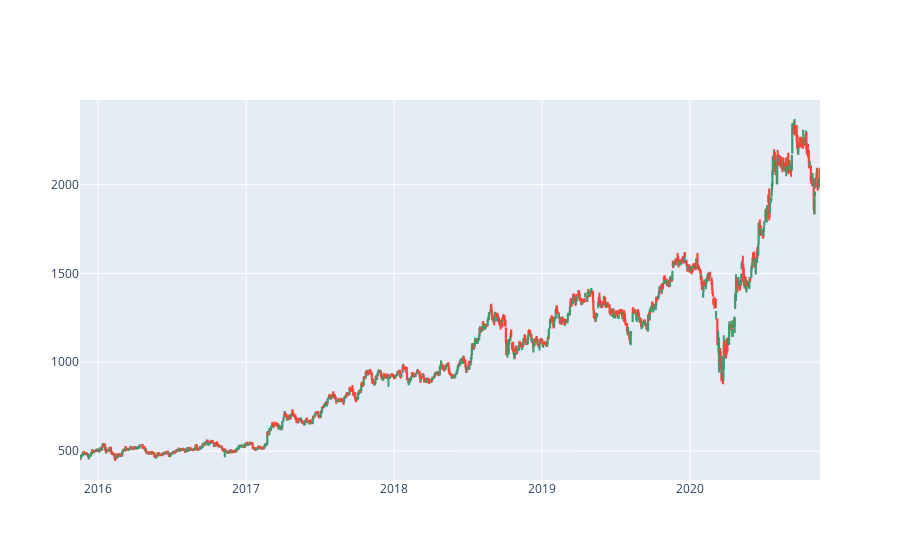

Notebook code for this chart:
### Code cell
import plotly.graph_objects as go

fig = go.Figure(
    data=[
        go.Candlestick(x=df['Date'], open=df['Open'], high=df['High'], low=df['Low'], close=df['Close'])
    ]
)
fig.update_layout(
    xaxis_rangeslider_visible=False
)
fig.show()

### Figure 1 — Plotly figure (JSON) as saved in the notebook; plotly's stock layout.template omitted (floating-point values rounded to 4 significant figures; data arrays with more than 128 entries replaced by an {"elided": "..."} marker saying what was removed)
{"data": [{"close": {"elided": "1233 float values"}, "high": {"elided": "1233 float values"}, "low": {"elided": "1233 float values"}, "open": {"elided": "1233 float values"}, "type": "candlestick", "x": {"elided": "1233 str values"}}], "layout": {"xaxis": {"rangeslider": {"visible": false}}}}
